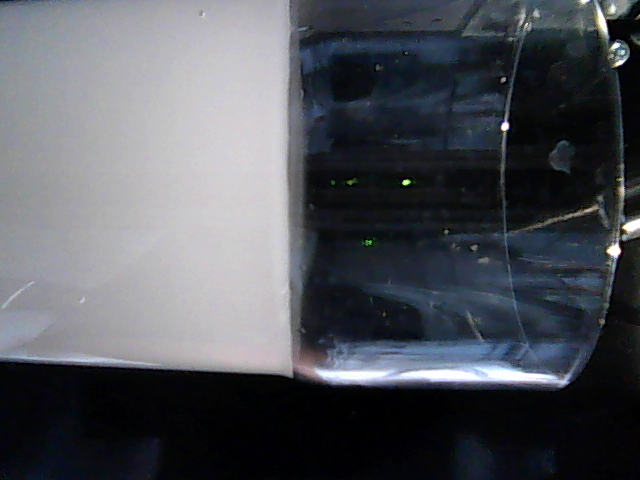
#> input picture tests/Kamera1.png, 640 x 480 px, given in place of the camera
$ python Auswertung_Color_KanteLive.py
#> lines starting #> are read from the running program, lines starting #| are printed output that depends on the picture; after the words box and inside, x2 and y2 are one past the last pixel; in counts of white or black regions, pixels touching at a corner belong together
import cv2
import numpy as np

# Feste HSV-Werte einstellen
hMin = 0
sMin = 0
vMin = 170
hMax = 179
sMax = 255
vMax = 255

# Mindestlänge für vertikale Kanten
min_length = 100

# Grenzwerte für den Mittelwert der X-Koordinaten
lower_bound = 400  # Beispielwert für die untere Grenze
upper_bound = 800  # Beispielwert für die obere Grenze

# Kamera-Feed initialisieren (0 für die erste verfügbare Kamera)
cap = cv2.VideoCapture(1)

if not cap.isOpened():
    print("Fehler beim Öffnen der Kamera")
    exit()

while True:
    # Ein Frame von der Kamera lesen
    ret, img = cap.read()
#> img is the input picture: shape (480, 640, 3); mean B, G, R 90.3, 83.8, 81
    if not ret:
        print("Fehler beim Lesen des Frames oder Ende des Streams")
        break

    # Bilddimensionen abrufen
    img_height, img_width = img.shape[:2]
#> img_height = 480; img_width = 640

    # Debugging-Ausgabe
    print(f"Bilddimensionen: {img_width}x{img_height}")
#| Bilddimensionen: 640x480

    # Punkte zum Zuschneiden definieren
    pts = np.array([[0, 0], [0, 1280], [960, 1280], [0, 960]])

    # Rechteck beschneiden
    rect = cv2.boundingRect(pts)
    x, y, w, h = rect

    # Debugging-Ausgabe
    print(f"Zuschneidekoordinaten: x={x}, y={y}, w={w}, h={h}")

    # Überprüfen und Anpassen der Zuschneidekoordinaten
    if x < 0:
        w += x
        x = 0
    if y < 0:
        h += y
        y = 0
    if x + w > img_width:
        w = img_width - x
#> w = 640
    if y + h > img_height:
        h = img_height - y
#> h = 480

    # Überprüfen, ob das Bild nicht leer ist, bevor wir es zuschneiden
    if x >= 0 and y >= 0 and x+w <= img_width and y+h <= img_height:
        image = img[y:y+h, x:x+w].copy()
    else:
        print("Beschneiden des Bildes fehlgeschlagen: Ungültige Koordinaten")
        continue

    # Überprüfen, ob das Bild nicht leer ist, bevor wir es weiterverarbeiten
    if image.size == 0:
        print("Bild ist leer nach dem Zuschneiden")
        continue

    # Mindest- und Maximal-HSV-Werte festlegen
    lower = np.array([hMin, sMin, vMin])
    upper = np.array([hMax, sMax, vMax])

    # HSV-Bild erstellen und in einem Bereich filtern
    hsv = cv2.cvtColor(image, cv2.COLOR_BGR2HSV)
#> hsv: shape (480, 640, 3); mean H, S, V 104.8, 67.9, 90.7
    mask = cv2.inRange(hsv, lower, upper)
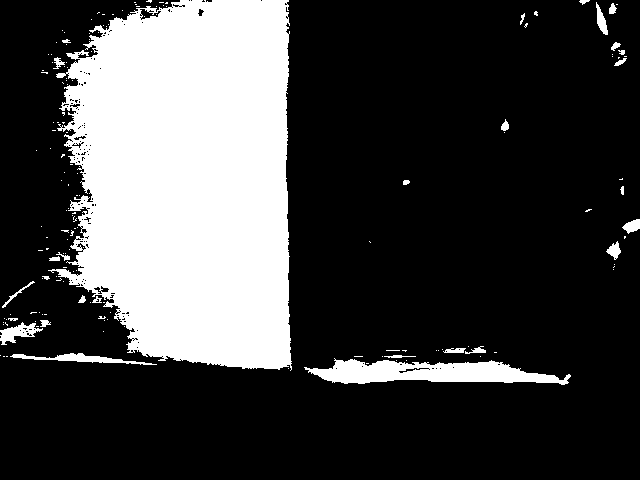
#> mask: shape (480, 640); 25.6% white; 164 white regions (135 under 20 px), largest, box (x1, y1, x2, y2) and area: (48, 0, 292, 371) 71613, (304, 358, 571, 385) 4156, (10, 353, 157, 365) 621
    output = cv2.bitwise_and(image, image, mask=mask)
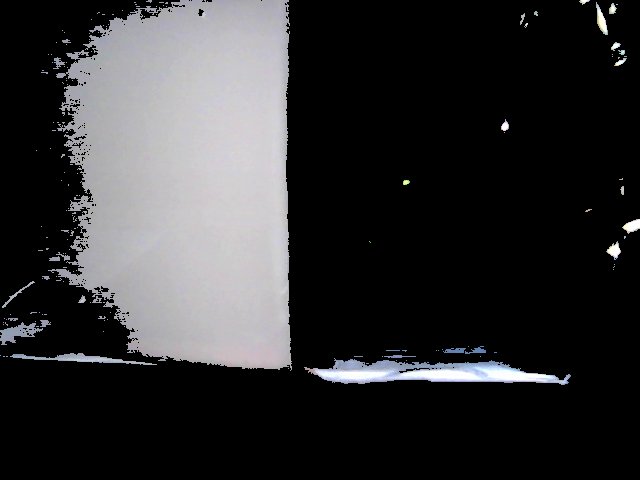
#> output: shape (480, 640, 3); mean B, G, R 49.7, 48.3, 48.6

    # Canny-Kantenerkennung anwenden
    edges = cv2.Canny(output, 100, 200)
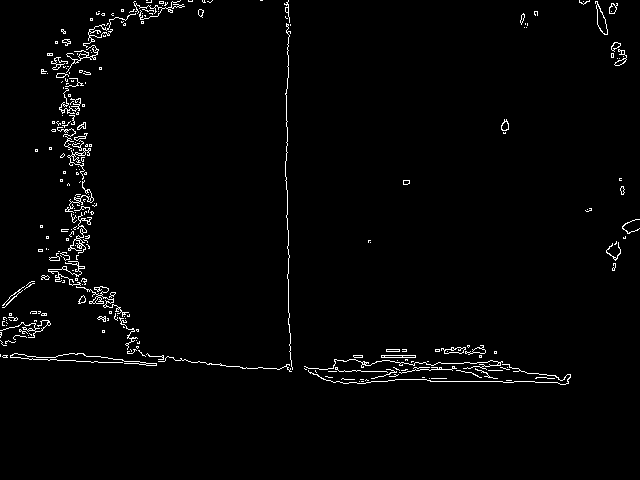
#> edges: shape (480, 640); 1.9% white in thin lines or dots, all inside (x1, y1, x2, y2) = (0, 0, 640, 385)

    # Kanten verdicken
    kernel = np.ones((5, 5), np.uint8)
    edges_dilated = cv2.dilate(edges, kernel, iterations=1)
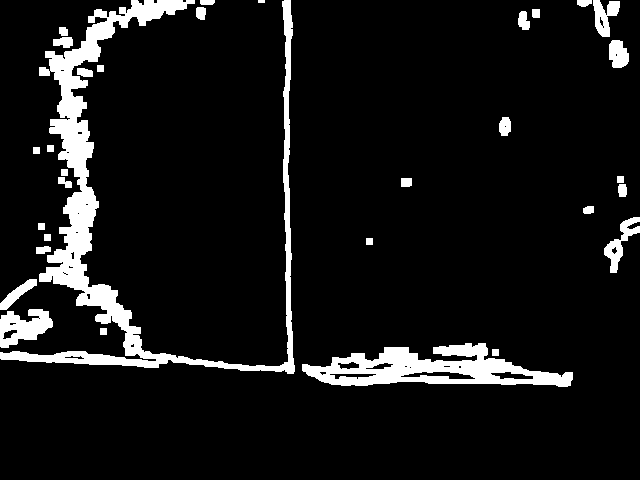
#> edges_dilated: shape (480, 640); 8.6% white; 32 white regions

    # Konturen basierend auf den Kanten finden
    contours, _ = cv2.findContours(edges_dilated, cv2.RETR_EXTERNAL, cv2.CHAIN_APPROX_SIMPLE)
#> contours = 32 contours, 1 with area under 20; largest, box (x1, y1, x2, y2) and area: (0, 0, 295, 374) 13487, (302, 343, 573, 387) 6388, (0, 309, 53, 348) 1235, (604, 217, 640, 273) 610, (593, 0, 620, 37) 520

    # Nur vertikale Konturen filtern
    vertical_contours = []
    for contour in contours:
        # Bounding Box der Kontur berechnen
        _, _, w, h = cv2.boundingRect(contour)

        # Prüfen, ob die Kontur überwiegend vertikal ist und die Mindestlänge erfüllt
        if h > w and h >= min_length:
            vertical_contours.append((contour, h))
#> this loop made 32 passes
#> (w, h) on passes 2, 4, 5, 6, 10, 11, 12, 13, 14, 19, 20, 22: (271, 44), (53, 39), (37, 31), (15, 8), (36, 56), (11, 8), (9, 13), (11, 9), (14, 11), (12, 19), (16, 9), (20, 28)
#> (contour, w, h) on passes 1, 3, 7, 8, 9, 15: ([[492, 349], [492, 355], [498, 355], [498, 349]], 7, 7), ([[100, 328], [100, 334], [106, 334], [106, 328]], 7, 7), ([[366, 238], [366, 244], [372, 244], [372, 238]], 7, 7), ([[44, 234], [44, 240], [50, 240], [50, 234]], 7, 7), ([[38, 223], [38, 229], [44, 229], [44, 223]], 7, 7), ([[617, 176], [617, 182], [623, 182], [623, 176]], 7, 7)
#> after the loop, vertical_contours = 1 item

    # Sortieren der vertikalen Konturen nach Länge (absteigend)
    vertical_contours = sorted(vertical_contours, key=lambda x: x[1], reverse=True)

    # Auswahl der längsten Konturen
    two_longest_contours = [cnt[0] for cnt in vertical_contours[:1]]
#> two_longest_contours = 1 contour; box (x1, y1, x2, y2) and area: (0, 0, 295, 374) 13487

    # Leeres Bild zum Zeichnen der zwei längsten vertikalen Konturen erstellen
    edges_colored = np.zeros_like(image)

    # Die zwei längsten vertikalen Konturen in einer spezifischen Farbe (z.B. Gelb) zeichnen
    cv2.drawContours(edges_colored, two_longest_contours, -1, (255, 255, 0), 2)
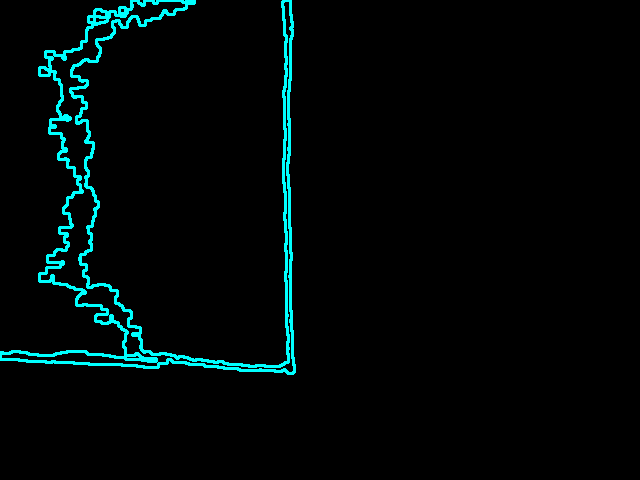
#> edges_colored: shape (480, 640, 3); mean of channels 0, 1, 2 7.9, 7.9, 0; drawn as B, G, R

    # Kantenbild mit dem Originalbild überlagern
    overlay = cv2.addWeighted(image, 0.8, edges_colored, 0.2, 0)
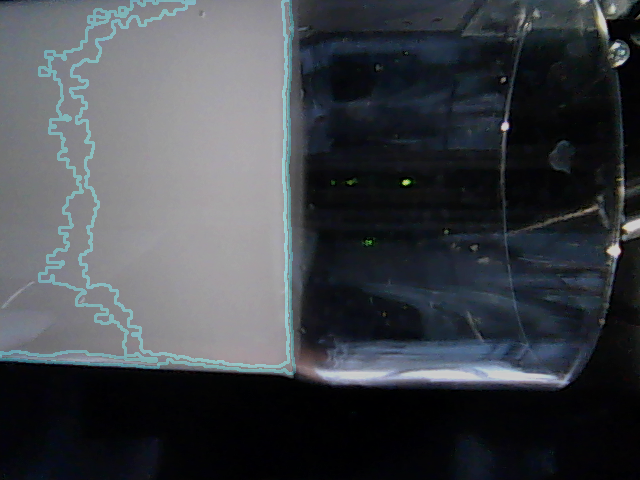
#> overlay: shape (480, 640, 3); mean B, G, R 73.8, 68.7, 64.8

    # Mittelwert der X-Koordinaten der erkannten Konturen berechnen
    x_coords = []
    for contour in two_longest_contours:
        for point in contour:
            x_coords.append(point[0][0])
#> this loop made 1 pass
#> after the loop, x_coords = 914 values, max 294 at index 437, min 0 at index 375, mean 130.4

    # Statusvariable für die Position des Mittelwerts
    position_status = 0  # Standardwert, falls keine Konturen gefunden werden

    if x_coords:
        mean_x = int(np.mean(x_coords))
#> mean_x = 130

        # Eine vertikale Linie an der Position des Mittelwerts zeichnen
        cv2.line(overlay, (mean_x, 0), (mean_x, overlay.shape[0]), (0, 0, 255), 2)

        # Vergleich des Mittelwerts mit den Grenzwerten
        if mean_x < lower_bound:
            position_status = 1  # Unter Grenzwert 1
            cv2.putText(overlay, "Unter Grenzwert 1", (10, 50), cv2.FONT_HERSHEY_SIMPLEX, 1, (0, 255, 0), 2, cv2.LINE_AA)
        elif mean_x > upper_bound:
            position_status = 3  # Über Grenzwert 2
            cv2.putText(overlay, "Über Grenzwert 2", (10, 50), cv2.FONT_HERSHEY_SIMPLEX, 1, (0, 0, 255), 2, cv2.LINE_AA)
        else:
            position_status = 2  # Zwischen Wert 1 und 2
            cv2.putText(overlay, "Zwischen Wert 1 und 2", (10, 50), cv2.FONT_HERSHEY_SIMPLEX, 1, (0, 255, 0), 2, cv2.LINE_AA)

    # Grenzwerte als vertikale Linien einzeichnen
    cv2.line(overlay, (lower_bound, 0), (lower_bound, overlay.shape[0]), (0, 255, 255), 2)
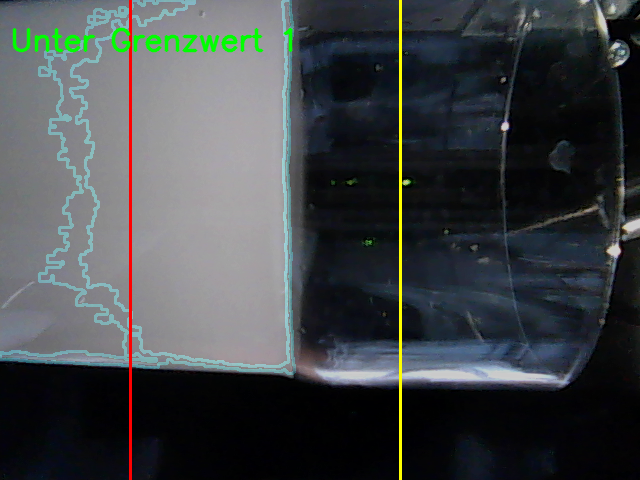
#> overlay: shape (480, 640, 3); mean B, G, R 72.1, 70, 65.7
    cv2.line(overlay, (upper_bound, 0), (upper_bound, overlay.shape[0]), (0, 255, 255), 2)

    # Ergebnisse im Fenster anzeigen
    cv2.imshow('Längste vertikale Kanten Overlay', overlay)
    cv2.imshow('Original', img)

    # Abbruch bei Tastendruck 'q'
    if cv2.waitKey(1) & 0xFF == ord('q'):
#> (key q is pressed here)
        break

# Kamera-Feed freigeben und Fenster schließen
cap.release()
cv2.destroyAllWindows()
